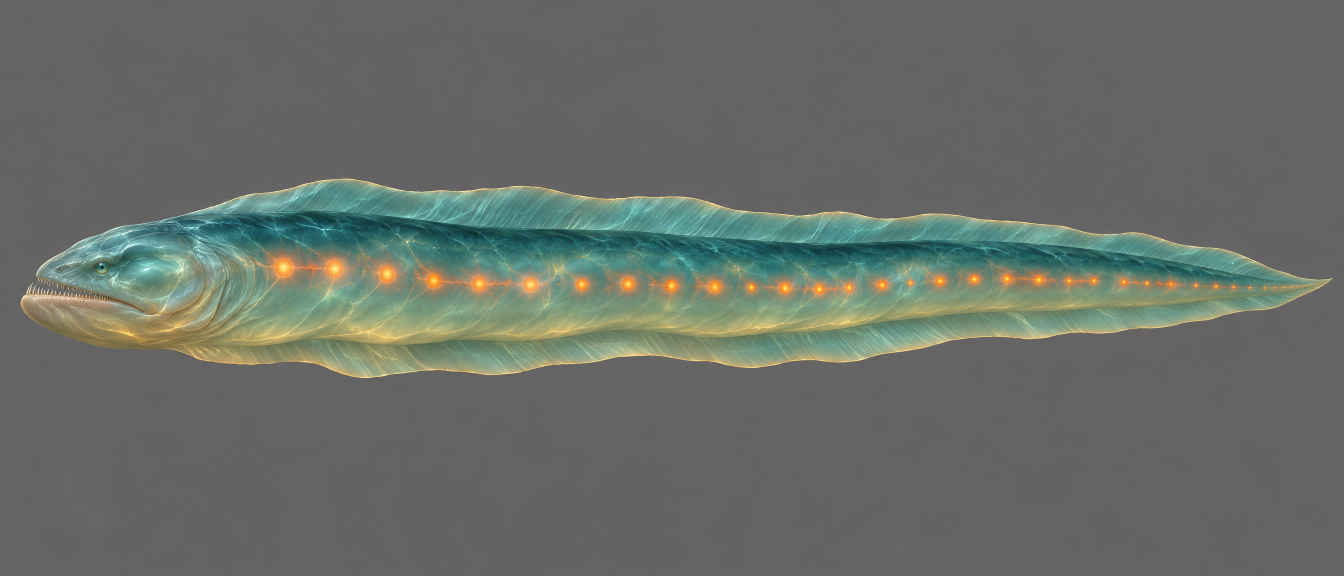
#> input picture art/bestiary/old-glim/concept.png, 2688 x 1152 px (shown at 1/2 size)
$ python beside.py ../bestiary/old-glim/concept.png ../bestiary/old-glim/concept.png out.png
#> lines starting #> are read from the running program, lines starting #| are printed output that depends on the picture
# python3 art/dragon2/beside.py <render.png> <concept.png> <out.png>: the render and the concept side by side, 1024 high.
import sys
from PIL import Image
a, b = (Image.open(p).convert('RGB') for p in sys.argv[1:3])
#> a is the input picture: PIL image 2688x1152 RGB; mean R, G, B 104.1, 108.8, 103.5
a, b = (im.resize((im.width * 1024 // im.height, 1024)) for im in (a, b))
#> a: PIL image 2389x1024 RGB
s = Image.new('RGB', (a.width + b.width, 1024), 'white'); s.paste(a, (0, 0)); s.paste(b, (a.width, 0)); s.save(sys.argv[3])
#> after `s = Image.new('RGB', (a.width + b.width, 1024), 'white')`: s: PIL image 4778x1024 RGB; every value is 255
#> after `s.paste(a, (0, 0))`:
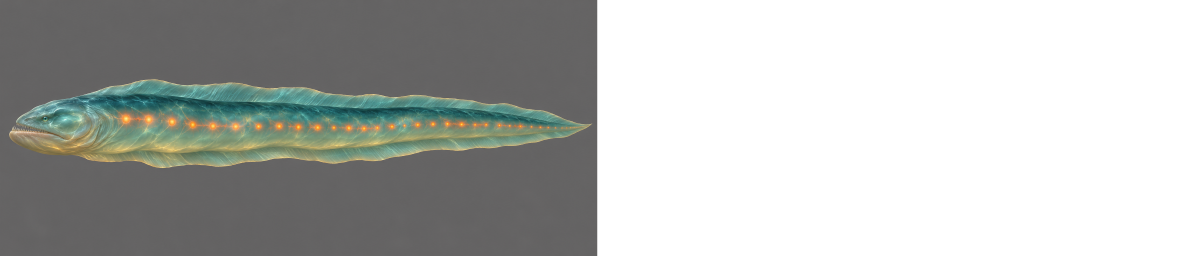
#> s: PIL image 4778x1024 RGB (shown at 1/4 size); mean R, G, B 179.6, 181.9, 179.2
#> after `s.paste(b, (a.width, 0))`:
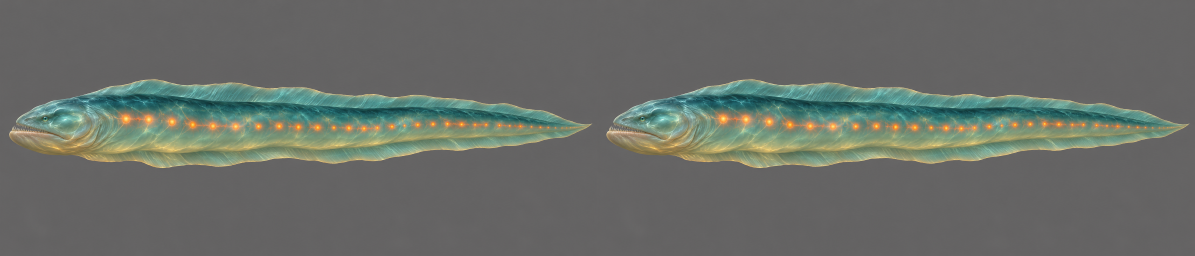
#> s: PIL image 4778x1024 RGB (shown at 1/4 size); mean R, G, B 104.2, 108.8, 103.5

$ run again, with art/bestiary/old-glim/swim.png copied over art/bestiary/old-glim/concept.png
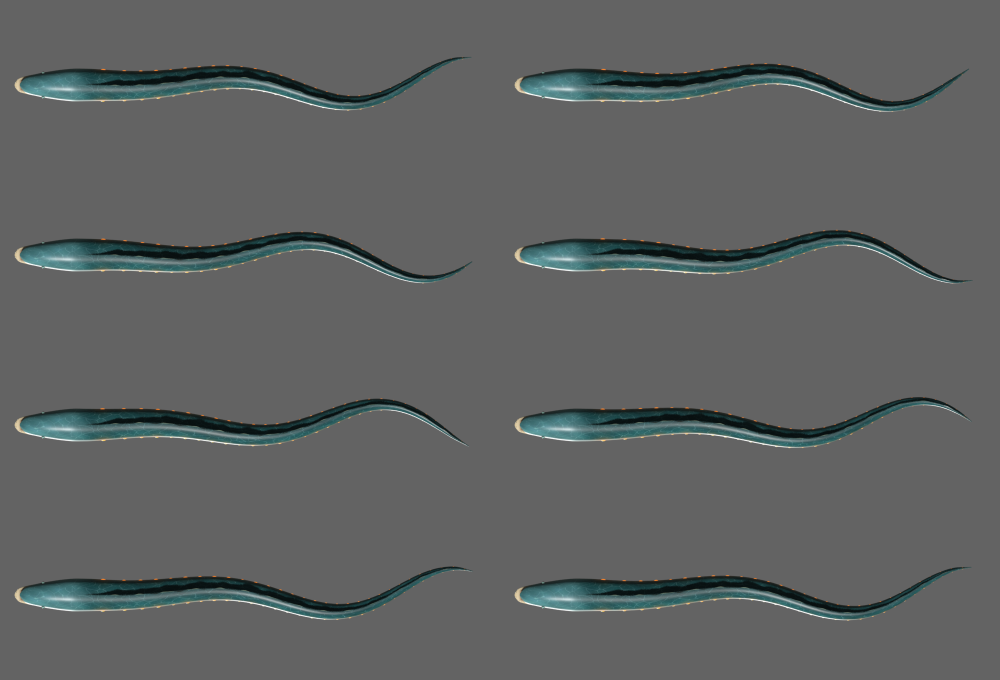
#> input picture art/bestiary/old-glim/swim.png, 2000 x 1360 px (shown at 1/2 size)
#> a is the input picture: PIL image 2000x1360 RGB; mean R, G, B 94.8, 97.6, 97.5
#> a: PIL image 1505x1024 RGB
#> s: PIL image 3010x1024 RGB; every value is 255
#> `s.paste(a, (0, 0))`:
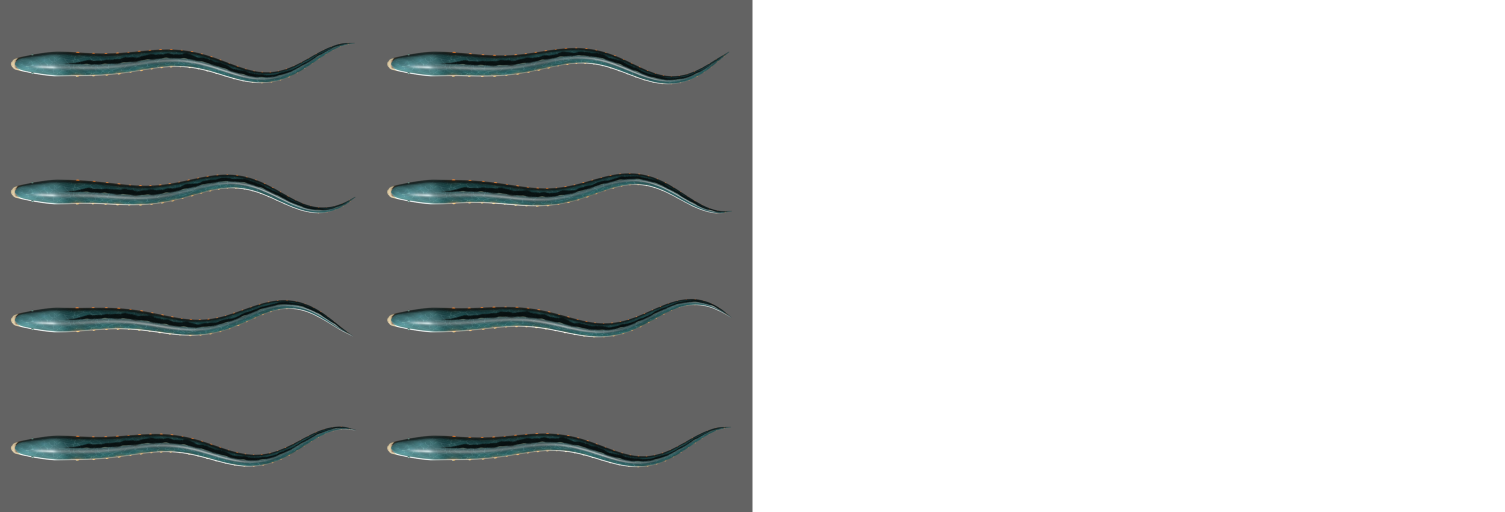
#> s: PIL image 3010x1024 RGB (shown at 1/2 size); mean R, G, B 174.9, 176.3, 176.3
#> `s.paste(b, (a.width, 0))`:
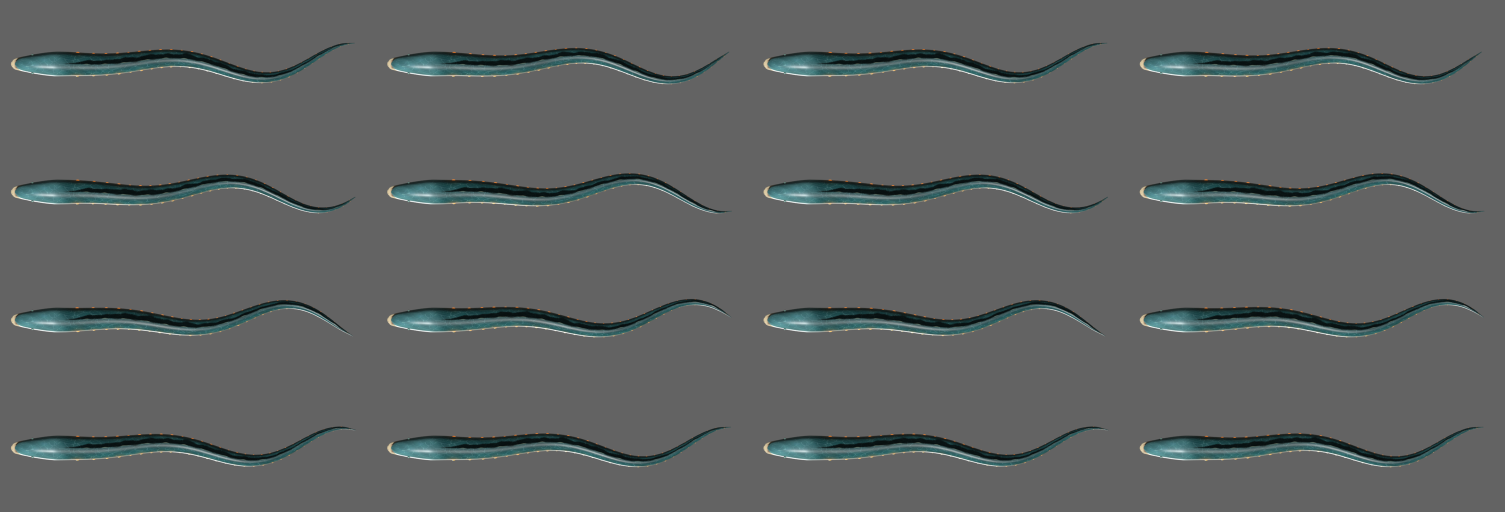
#> s: PIL image 3010x1024 RGB (shown at 1/2 size); mean R, G, B 94.8, 97.6, 97.5
